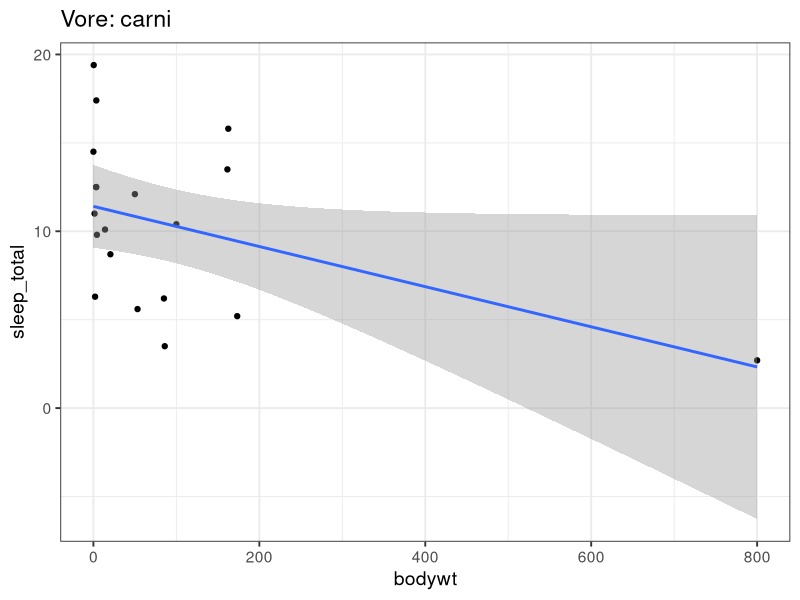
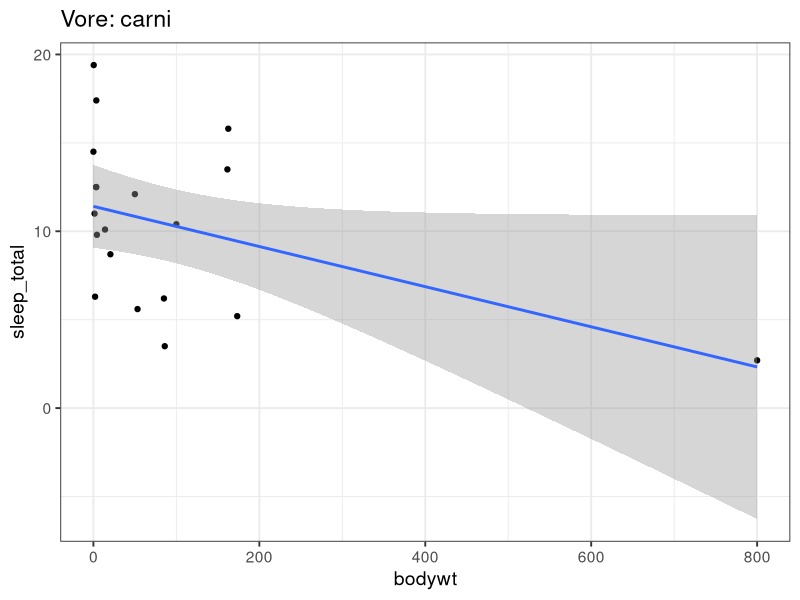
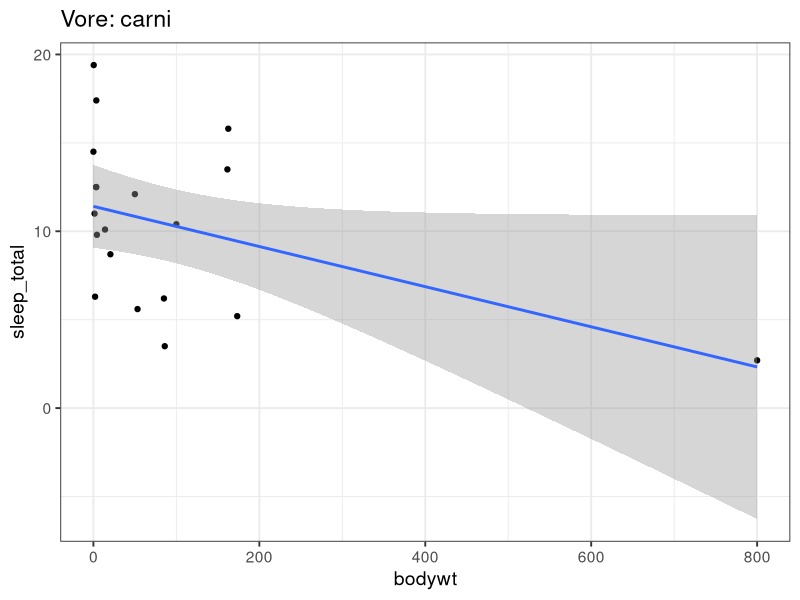
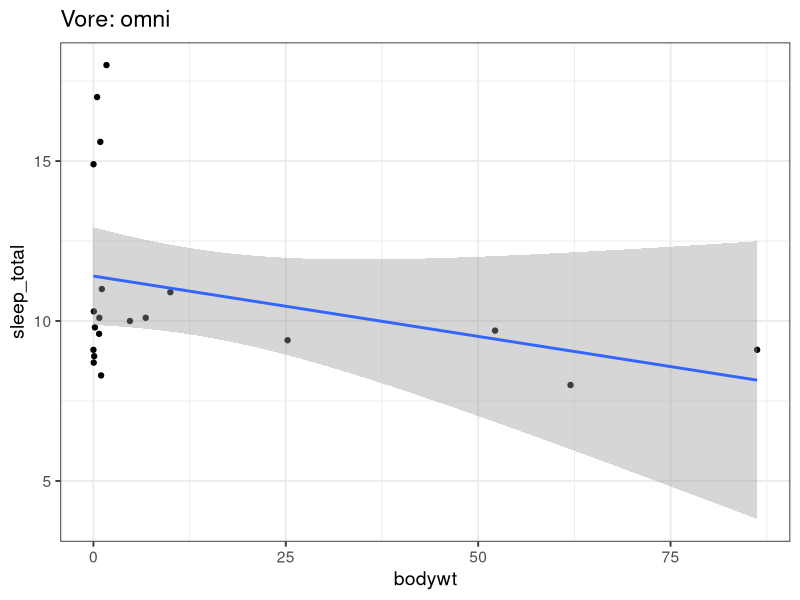
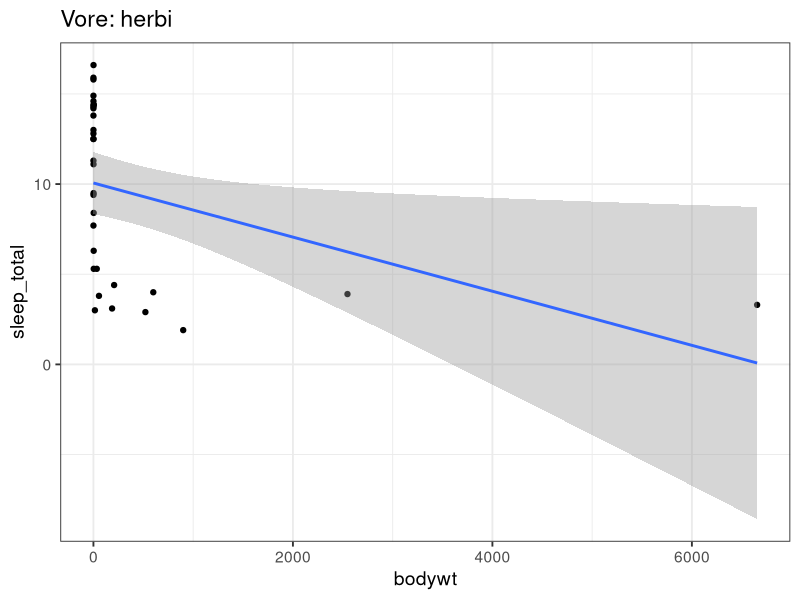
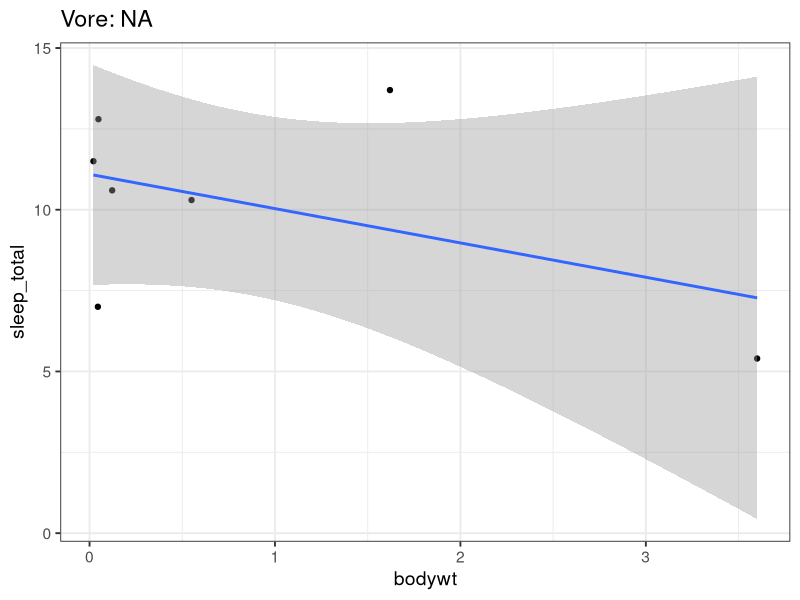
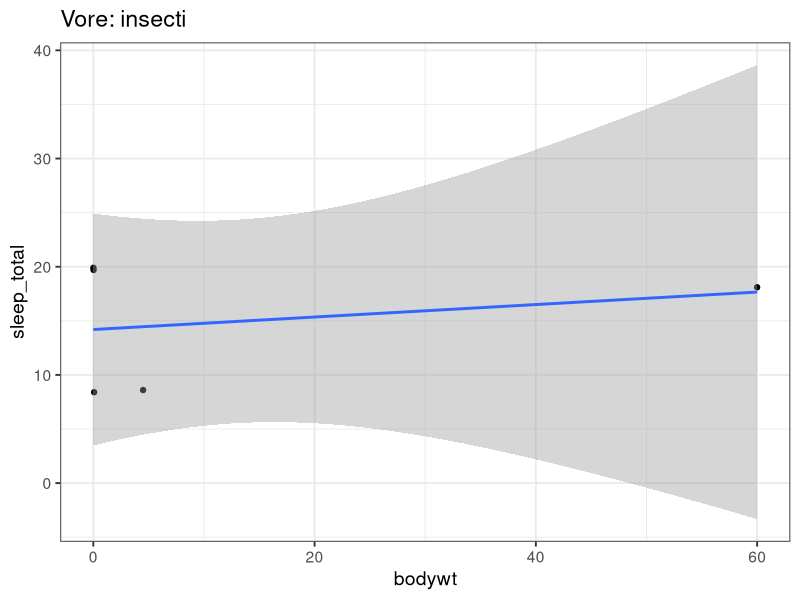

The R source for these figures, in order:
## ---- chunk 1
library(knitr)
library(tidyverse)
library(broom)
library(glue)
library(cowplot)
opts_chunk$set(fig.align="center", fig.height=4, fig.width=5.5)
## ---- chunk 2
glimpse(msleep)
## ---- chunk 3
msleep %>%
  filter(vore == "carni") %>%
  ggplot() +
  aes(bodywt, sleep_total) + 
  geom_point() + theme_bw(14) +
  ggtitle("Vore: carni") +
  geom_smooth(
    method = "lm"
  )
## ---- chunk 4

make_vore_plot <- function(data, vore) {
  data %>%
  ggplot() +
  aes(bodywt, sleep_total) + 
  geom_point() + theme_bw(14) +
  ggtitle(glue("Vore: {vore}")) +
  geom_smooth(method = "lm")
}

data_carni <- msleep %>% filter(vore == "carni")
make_vore_plot(data_carni, vore = "carni")

## ---- chunk 5

msleep %>%
  nest(data = -vore) %>%
  mutate(plots = map2(data, vore, make_vore_plot)) %>%
  pull(plots) %>%
  walk(print)

